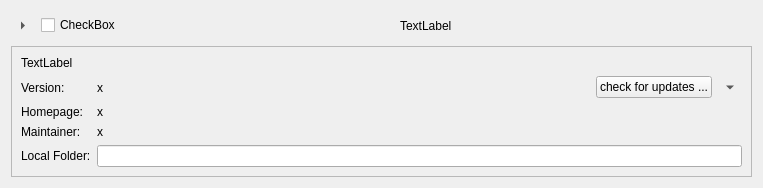
<?xml version="1.0" encoding="UTF-8"?>
<ui version="4.0">
 <class>Form</class>
 <widget class="QWidget" name="Form">
  <property name="geometry">
   <rect>
    <x>0</x>
    <y>0</y>
    <width>763</width>
    <height>188</height>
   </rect>
  </property>
  <property name="windowTitle">
   <string>Form</string>
  </property>
  <layout class="QVBoxLayout" name="modsource_layout">
   <item>
    <layout class="QHBoxLayout" name="horizontalLayout">
     <item>
      <widget class="QToolButton" name="tool_button">
       <property name="text">
        <string notr="true">...</string>
       </property>
       <property name="autoRaise">
        <bool>true</bool>
       </property>
       <property name="arrowType">
        <enum>Qt::RightArrow</enum>
       </property>
      </widget>
     </item>
     <item>
      <widget class="QCheckBox" name="check">
       <property name="text">
        <string>CheckBox</string>
       </property>
      </widget>
     </item>
     <item>
      <widget class="QLabel" name="mod_count">
       <property name="text">
        <string>TextLabel</string>
       </property>
      </widget>
     </item>
    </layout>
   </item>
   <item>
    <widget class="QFrame" name="frame">
     <property name="frameShape">
      <enum>QFrame::StyledPanel</enum>
     </property>
     <property name="frameShadow">
      <enum>QFrame::Plain</enum>
     </property>
     <layout class="QFormLayout" name="formLayout">
      <property name="fieldGrowthPolicy">
       <enum>QFormLayout::AllNonFixedFieldsGrow</enum>
      </property>
      <item row="3" column="0">
       <widget class="QLabel" name="label_2">
        <property name="text">
         <string>Maintainer:</string>
        </property>
       </widget>
      </item>
      <item row="2" column="0">
       <widget class="QLabel" name="label_3">
        <property name="text">
         <string>Homepage:</string>
        </property>
       </widget>
      </item>
      <item row="2" column="1">
       <widget class="QLabel" name="homepage_label">
        <property name="text">
         <string>x</string>
        </property>
        <property name="openExternalLinks">
         <bool>true</bool>
        </property>
       </widget>
      </item>
      <item row="0" column="0" colspan="2">
       <widget class="QLabel" name="description_label">
        <property name="text">
         <string>TextLabel</string>
        </property>
       </widget>
      </item>
      <item row="1" column="0">
       <widget class="QLabel" name="label_4">
        <property name="text">
         <string>Version:</string>
        </property>
       </widget>
      </item>
      <item row="3" column="1">
       <widget class="QLabel" name="maintainer_label">
        <property name="text">
         <string>x</string>
        </property>
       </widget>
      </item>
      <item row="1" column="1">
       <layout class="QHBoxLayout" name="update_layout" stretch="1,0,0">
        <item>
         <widget class="QLabel" name="version_label">
          <property name="text">
           <string>x</string>
          </property>
         </widget>
        </item>
        <item>
         <widget class="QPushButton" name="update_button">
          <property name="text">
           <string>check for updates ...</string>
          </property>
         </widget>
        </item>
        <item>
         <widget class="QToolButton" name="version_tool_button">
          <property name="text">
           <string notr="true">...</string>
          </property>
          <property name="autoRaise">
           <bool>true</bool>
          </property>
          <property name="arrowType">
           <enum>Qt::DownArrow</enum>
          </property>
         </widget>
        </item>
       </layout>
      </item>
      <item row="4" column="0">
       <widget class="QLabel" name="label_5">
        <property name="text">
         <string>Local Folder:</string>
        </property>
       </widget>
      </item>
      <item row="4" column="1">
       <widget class="A2PathField" name="local_path"/>
      </item>
     </layout>
    </widget>
   </item>
  </layout>
 </widget>
 <customwidgets>
  <customwidget>
   <class>A2PathField</class>
   <extends>QLineEdit</extends>
   <header>a2widget.a2path_field</header>
  </customwidget>
 </customwidgets>
 <resources/>
 <connections/>
</ui>
